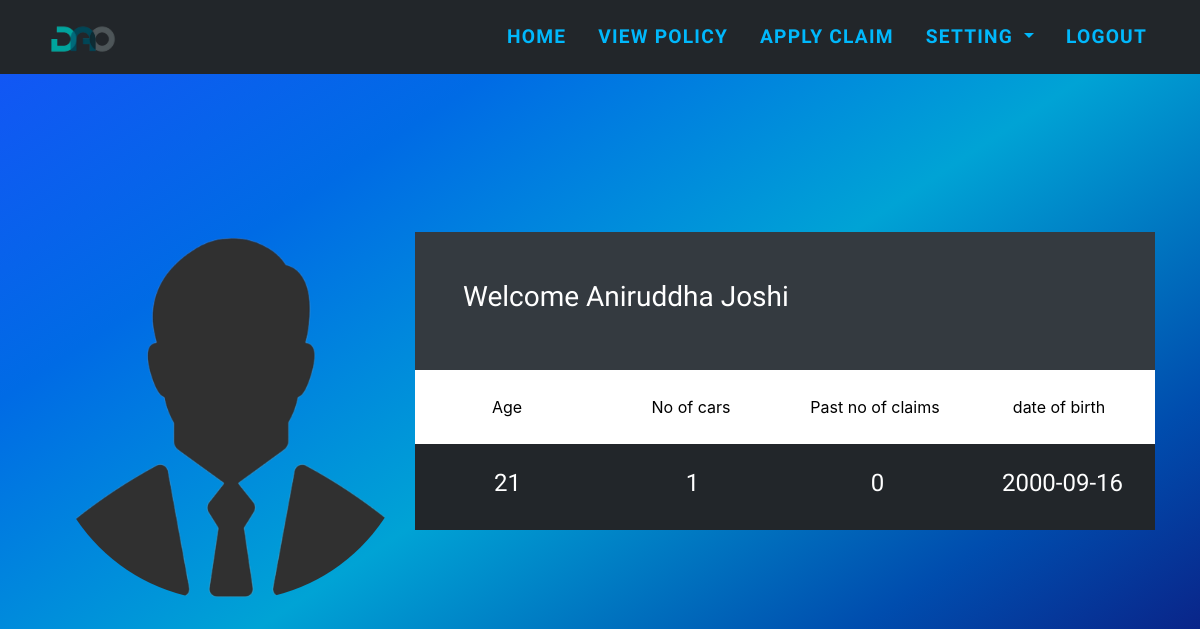
/cussuc (signed in), run on the app's committed database.
### app.py (models this page shows)
class User(db.Model):
    id = db.Column(db.Integer, primary_key=True,autoincrement=True)
    name = db.Column(db.String(80), nullable=False)
    email = db.Column(db.String(120), nullable=False)
    passwd = db.Column(db.String(120), nullable=False)
    Gender = db.Column(db.String(1), nullable=False)
    dob=db.Column(db.String(10),nullable=False)
    age = db.Column(db.Integer)
    pastnoofclaim= db.Column(db.Integer)

### app.py (the view)
@app.route("/cussuc")
def cussuccess():
    if not session.get("username"):
      return render_template("illegal.html")
    usrname=session["username"]
    q=User.query.filter_by(email=usrname).first()
    pass1=q.passwd
    q=User.query.filter_by(email=usrname).first()
    carno=Policy.query.filter_by(email=usrname).all()
    carno=len(carno)
    return render_template("cussuc.html",usrname=usrname,pass1=pass1,info=q,carno=carno,pclaim=q.pastnoofclaim)

### templates/cussuc.html (shortened to what this page needs)
{% extends 'basecus.html' %}
{% block body %}
<link rel="stylesheet" href="https://stackpath.bootstrapcdn.com/bootstrap/4.4.1/css/bootstrap.min.css">
<div class="container mt-5 mb-5">
    <div class="row no-gutters">
        {% if "Male" in info.Gender %}
        <div class="col-md-4 col-lg-4"><img class="rounded-circle" src="{{url_for('static',filename='male.png')}}"></div>
        {% else %}
        <div class="col-md-4 col-lg-4"><img class="rounded-circle" src="{{url_for('static',filename='female.png')}}"></div>
        {% endif %}
        <div class="col-md-8 col-lg-8">
            <div class="d-flex flex-column">
                <div class="d-flex flex-row justify-content-between align-items-center p-5 bg-dark text-white">
                    <h3 class="display5">Welcome {{info.name}}</h3>
                </div>
                <div class="d-flex flex-row text-white" style="background-color: white;">
                    <div class="p-4 text-center skill-block aj">Age</div>
                    <div class="p-4 text-center skill-block aj">No of cars</div>
                    <div class="p-4 text-center skill-block aj">Past no of claims</div>
                    <div class="p-4 text-center skill-block aj">date of birth</div>
                    <h6> &nbsp;</h6>
                </div>
                <table class="table table-dark">
                <div class="d-flex flex-row text-white">
                    <div class="p-4 text-center skill-block" style="background-color: #22262a;color: rgb(255, 255, 255);">
                        <h4>{{info.age}}</h4>
                    </div>
                    <div class="p-3 text-center skill-block" style="background-color: #22262a;color: rgb(255, 255, 255);">
                        <h4>{{carno}}</h4>
                    </div>
                    <div class="p-3 text-center skill-block" style="background-color: #22262a;color: rgb(255, 255, 255);">
                        <h4>{{pclaim}}</h4>
                    </div>
                    <div class="p-3 text-center skill-block" style="background-color: #22262a;color: rgb(255, 255, 255);">
                        <h4>{{info.dob}}</h4>
                    </div>
                </div>
            </div>
        </div>
    </div>
</div>
{% endblock body %}

### templates/cussuc.html (style rules this page uses)
img { width: 100%; height: 100% }
.skill-block { width: 30% }
@media (min-width: 991px) and (max-width:1200px) { .skill-block { padding: 32px !important } }
@media (min-width: 1200px) { .skill-block { padding: 56px !important } }
body { height: 100vh; background-image: linear-gradient(to right bottom, #1652f8, #006be5, #00a3d5, #004dae, #11076e); }
.skill-block { padding: 25px 18px !important; }
.aj { color: black; }
.mt-5 { margin-top: 20vh !important; }

### data on the page
User: name "Aniruddha Joshi", age "21", dob "2000-09-16"

### other printed values
{{ carno }} "1"
{{ pclaim }} "0"
